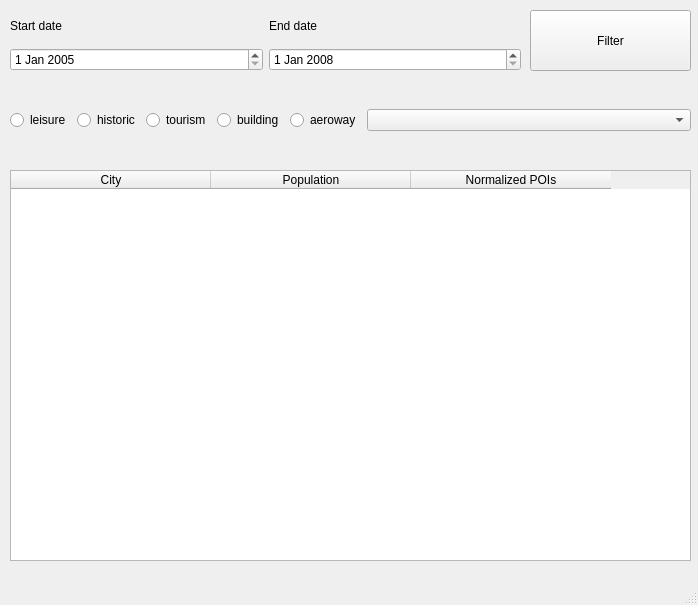
<?xml version="1.0" encoding="UTF-8"?>
<ui version="4.0">
 <class>MainWindow</class>
 <widget class="QMainWindow" name="MainWindow">
  <property name="geometry">
   <rect>
    <x>0</x>
    <y>0</y>
    <width>698</width>
    <height>605</height>
   </rect>
  </property>
  <property name="windowTitle">
   <string>MainWindow</string>
  </property>
  <widget class="QWidget" name="centralwidget">
   <widget class="QPushButton" name="filterBtn">
    <property name="geometry">
     <rect>
      <x>530</x>
      <y>10</y>
      <width>161</width>
      <height>61</height>
     </rect>
    </property>
    <property name="text">
     <string>Filter</string>
    </property>
   </widget>
   <widget class="QWidget" name="gridLayoutWidget_2">
    <property name="geometry">
     <rect>
      <x>10</x>
      <y>80</y>
      <width>681</width>
      <height>80</height>
     </rect>
    </property>
    <layout class="QGridLayout" name="types" columnstretch="0,0,0,0,0,1">
     <item row="0" column="0">
      <widget class="QRadioButton" name="radioButton_1">
       <property name="text">
        <string>leisure</string>
       </property>
      </widget>
     </item>
     <item row="0" column="3">
      <widget class="QRadioButton" name="radioButton_4">
       <property name="text">
        <string>building</string>
       </property>
      </widget>
     </item>
     <item row="0" column="2">
      <widget class="QRadioButton" name="radioButton_3">
       <property name="text">
        <string>tourism</string>
       </property>
      </widget>
     </item>
     <item row="0" column="1">
      <widget class="QRadioButton" name="radioButton_2">
       <property name="text">
        <string>historic</string>
       </property>
      </widget>
     </item>
     <item row="0" column="4">
      <widget class="QRadioButton" name="radioButton_5">
       <property name="text">
        <string>aeroway</string>
       </property>
      </widget>
     </item>
     <item row="0" column="5">
      <widget class="QComboBox" name="dropDown"/>
     </item>
    </layout>
   </widget>
   <widget class="QWidget" name="gridLayoutWidget">
    <property name="geometry">
     <rect>
      <x>10</x>
      <y>10</y>
      <width>511</width>
      <height>61</height>
     </rect>
    </property>
    <layout class="QGridLayout" name="dates">
     <item row="1" column="1">
      <widget class="QDateEdit" name="endDate">
       <property name="date">
        <date>
         <year>2008</year>
         <month>1</month>
         <day>1</day>
        </date>
       </property>
      </widget>
     </item>
     <item row="1" column="0">
      <widget class="QDateEdit" name="startDate">
       <property name="calendarPopup">
        <bool>false</bool>
       </property>
       <property name="date">
        <date>
         <year>2005</year>
         <month>1</month>
         <day>1</day>
        </date>
       </property>
      </widget>
     </item>
     <item row="0" column="1">
      <widget class="QLabel" name="endDateLabel">
       <property name="text">
        <string>End date</string>
       </property>
      </widget>
     </item>
     <item row="0" column="0">
      <widget class="QLabel" name="startDateLabel">
       <property name="text">
        <string>Start date</string>
       </property>
      </widget>
     </item>
    </layout>
   </widget>
   <widget class="QTableWidget" name="table">
    <property name="geometry">
     <rect>
      <x>10</x>
      <y>170</y>
      <width>681</width>
      <height>391</height>
     </rect>
    </property>
    <property name="sortingEnabled">
     <bool>false</bool>
    </property>
    <property name="columnCount">
     <number>3</number>
    </property>
    <attribute name="horizontalHeaderCascadingSectionResizes">
     <bool>false</bool>
    </attribute>
    <attribute name="horizontalHeaderDefaultSectionSize">
     <number>200</number>
    </attribute>
    <attribute name="horizontalHeaderShowSortIndicator" stdset="0">
     <bool>false</bool>
    </attribute>
    <column>
     <property name="text">
      <string>City</string>
     </property>
    </column>
    <column>
     <property name="text">
      <string>Population</string>
     </property>
    </column>
    <column>
     <property name="text">
      <string>Normalized POIs</string>
     </property>
    </column>
   </widget>
  </widget>
  <widget class="QMenuBar" name="menubar">
   <property name="geometry">
    <rect>
     <x>0</x>
     <y>0</y>
     <width>698</width>
     <height>22</height>
    </rect>
   </property>
  </widget>
  <widget class="QStatusBar" name="statusbar"/>
 </widget>
 <resources/>
 <connections/>
</ui>
